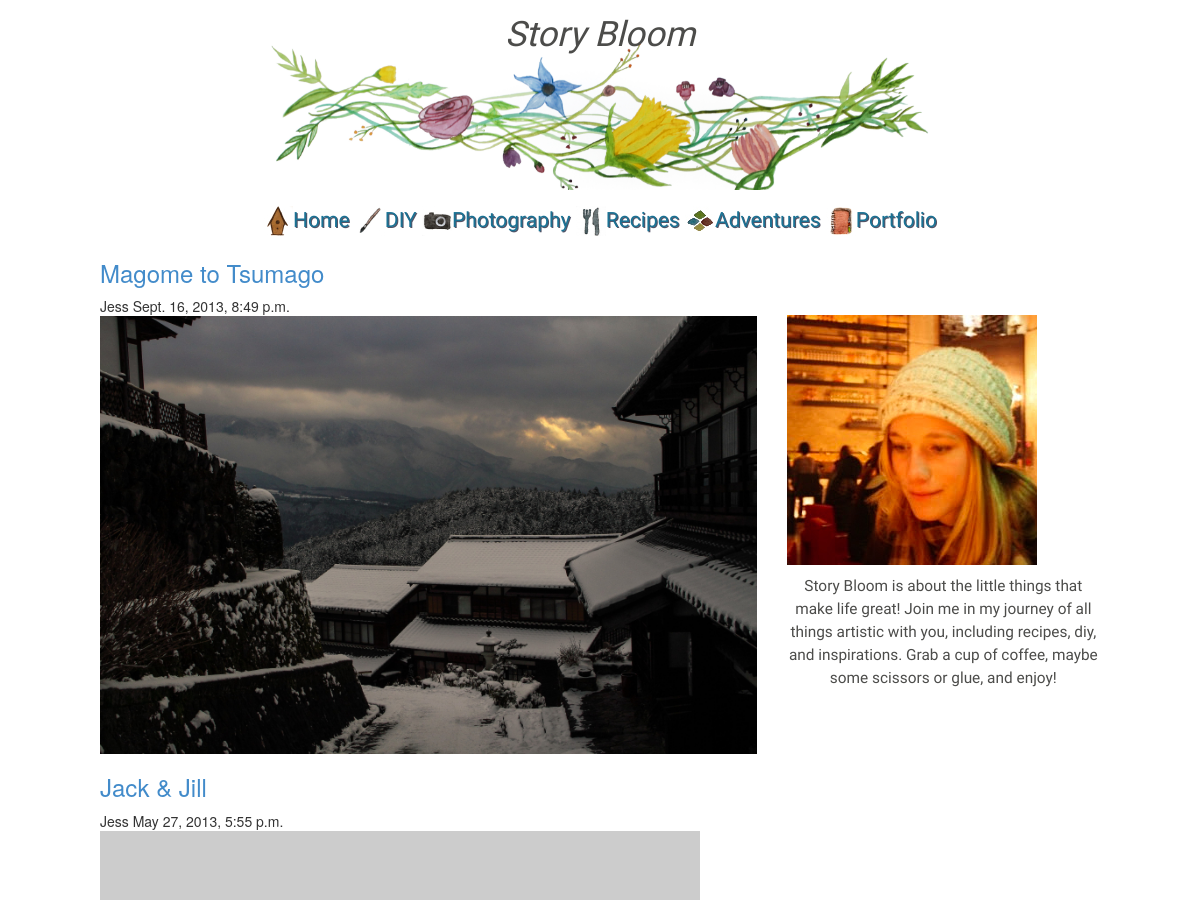
Page /b/ (upper part) on the earlier database version.
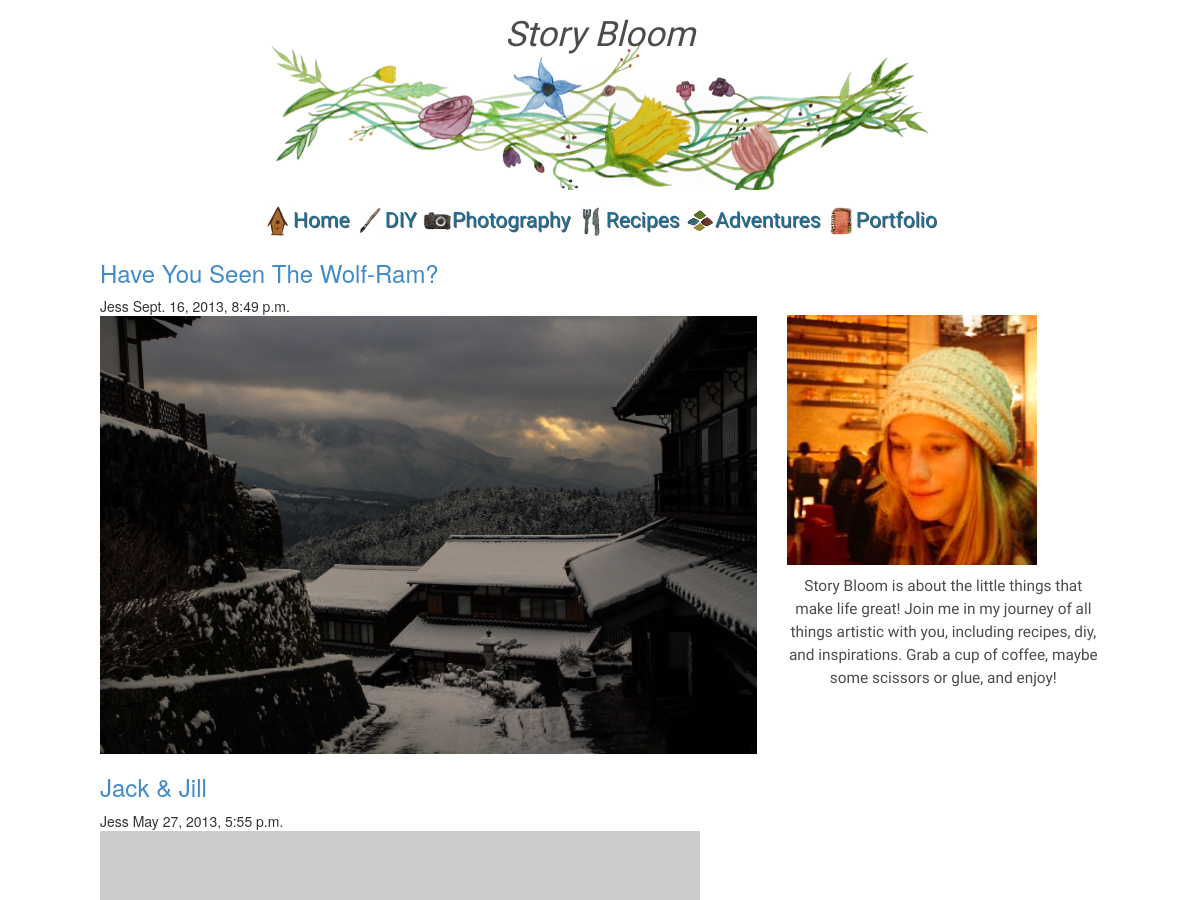
Same page on the later database version.
### blogs/models.py (models this page shows, shortened)
class Post(models.Model):
    title         = models.CharField('Title', max_length=50)
    image_url     = models.CharField('Image URL', max_length=100)
    keywords      = models.CharField('Keywords', max_length=50)
    category      = models.ForeignKey(Category)
    short_desc    = models.CharField('Short Description', max_length=100)
    long_desc     = models.CharField('Long Description', max_length=400)
    author        = models.CharField('Author', max_length=50)
    pub_date      = models.DateTimeField('Date Published')
    post          = models.TextField('Post')
    class Meta:
        ordering = ['-pub_date']

### blogs/views.py (the view)
def index(request):
    context = {
        'categories': Category.objects.all(),
        'posts': Post.objects.all()
    }
    return render(request, 'blogs/index.html', context)

### storybloom/templates/blogs/index.html (shortened to what this page needs)
{% load staticfiles %}
<!DOCTYPE html>
<html>
	{% include "blogs/site-header.html" %}
	<body>
		{% include "blogs/nav-bar.html" %}
		<link type="text/css" rel="stylesheet" href="{% static 'css/blogs/index.css' %}">
	  	<main class="l-global-width">
	    	<div class="row">
				<div class="col-sm-8">
					{% for post in posts %}
						<div class="post">
							<header class="post-header">
								<h3><a href="/b/{{post.category.id}}/{{post.id}}">{{post.title}}</a></h3>
								<span class="post-author">
									{{post.author}}
								</span>
								<span class="post-date">
									{{post.pub_date}}
								</span>
							</header>
							<div class="post-content">
								<a href="/b/{{post.category.id}}/{{post.id}}"><img class="img-responsive" src="{% static post.image_url %}" /></a>
							</div>
						</div>
					{% endfor %}
				</div>
				<div class="col-sm-4">
					<div class="profile">
						<img class="img-responsive" src="../../static/images/profile.jpg">
						<div class="profile-blurb">
							Story Bloom is about the little things that make life great!  Join me in my journey of all things artistic with you, including recipes, diy, and inspirations.  Grab a cup of coffee, maybe some scissors or glue, and enjoy!
						</div>
					</div>
				</div>
			</div>
		</main>
	</body>
</html>

Differences in the rows shown:
changed Post: title "Magome to Tsumago" → "Have You Seen The Wolf-Ram?"
